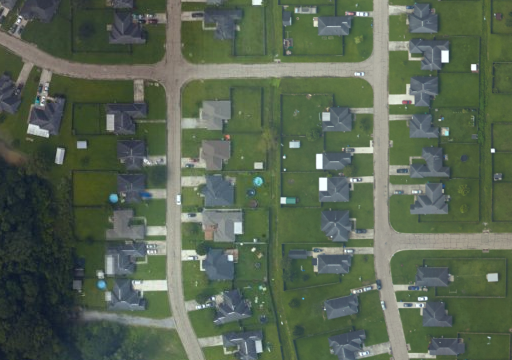
#> input picture data/train/10000_0.png, 512 x 360 px; its folder holds 4 pictures in this run
$ python svm.py
#> lines starting #> are read from the running program, lines starting #| are printed output that depends on the picture
import os

import cv2 as cv
import numpy as np
from scipy.spatial.distance import cdist
from sklearn import svm, metrics
from sklearn.cluster import KMeans

class_names = ["flooded", "no_flooded"]
sift = cv.SIFT().create()
# sift = cv.ORB().create()
qtd_clusters_kmeans = 150


def load_data_path(path, x, y):
#> called with path = 'data/train'
    for img_path in os.listdir(path):
        if img_path.find("_1") < 0:
            y.append(0)
        else:
            y.append(1)
        img = cv.imread(f'{path}/{img_path}', cv.IMREAD_GRAYSCALE)
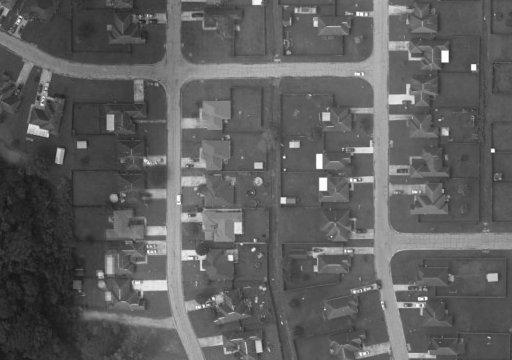
#> img: shape (360, 512); min 20, max 253, mean 94.7
        x.append(img)
#> pass 2 of the loop in load_data_path, `for img_path in os.listdir(path):`:
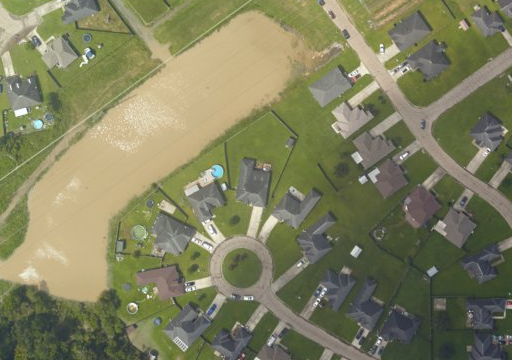
#> input picture data/train/10001_0.png, 512 x 360 px
#> in load_data_path, `img = cv.imread(f'{path}/{img_path}', cv.IMREAD_GRAYSCALE)`:
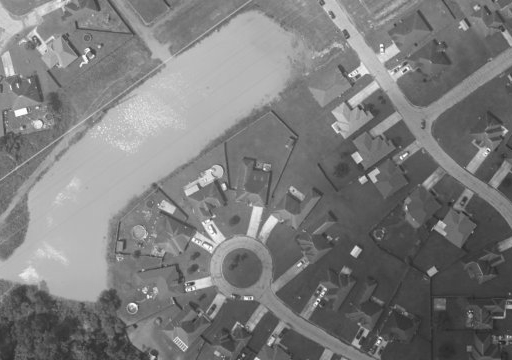
#> img: shape (360, 512); min 35, max 255, mean 123.6
#> pass 3 of the loop in load_data_path, `for img_path in os.listdir(path):`:
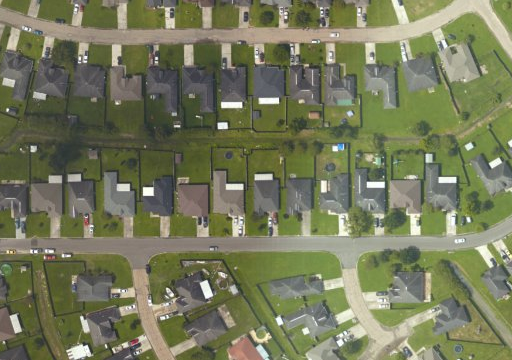
#> input picture data/train/10002_0.png, 512 x 360 px
#> in load_data_path, `img = cv.imread(f'{path}/{img_path}', cv.IMREAD_GRAYSCALE)`:
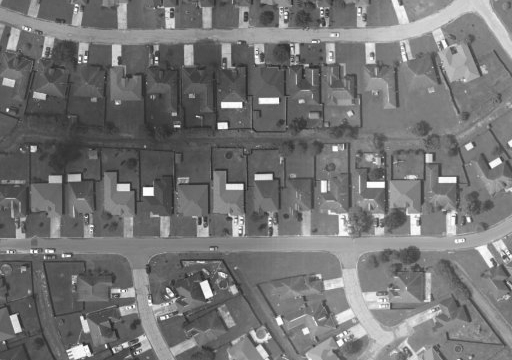
#> img: shape (360, 512); min 33, max 255, mean 116.6
#> the loop made 4 passes; the first 3 are shown


def load_dataset():
    x_train = []
    y_train = []
    x_test = []
    y_test = []

    load_data_path("data/train", x_train, y_train)
    load_data_path("data/test", x_test, y_test)

    return np.array(x_train), np.array(y_train), np.array(x_test), np.array(y_test)


# Extração de Características com SIFT
def get_sift_info(imgs):
    result = []
    for img in imgs:
        result.append(sift.detectAndCompute(img, None)[1])
    return result


# Agrupamento de Características
def group_features(features):
    all_descriptors = []
    for descriptor in features:
        if descriptor is not None:
            for des in descriptor:
                all_descriptors.append(des)

    kmeans = KMeans(n_clusters=qtd_clusters_kmeans)
    kmeans.fit(all_descriptors)
    return kmeans.cluster_centers_


def count_group_features(descriptors, bow):
    count_feat = []

    for i in range(len(descriptors)):
        feats = np.array([0] * qtd_clusters_kmeans)

        if descriptors[i] is not None:
            dist = cdist(descriptors[i], bow)
            argmin = np.argmin(dist, axis=1)

            for j in argmin:
                feats[j] += 1

        count_feat.append(feats)
    return count_feat


if __name__ == '__main__':
    print(f'---------- Loading dataset ------------')
#> (the run stopped early here; a loop or call above may not have finished)
